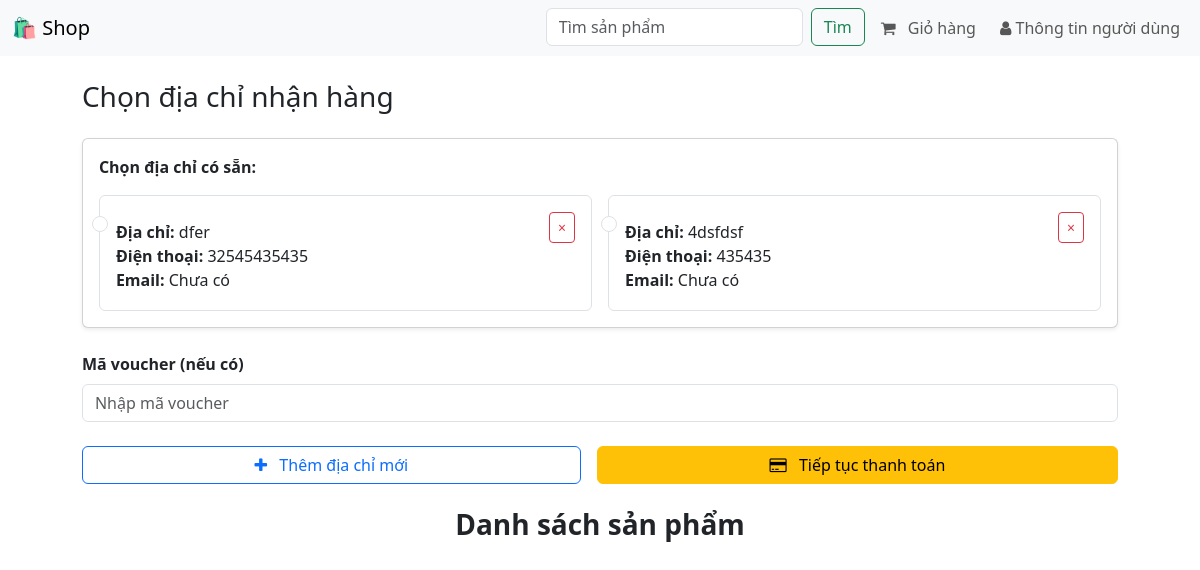
The app's page /checkout/address/ (signed in) with its own data.
### fashion/models.py (models this page shows, shortened)
class UserContact(models.Model):
    user = models.ForeignKey(User, on_delete=models.CASCADE, related_name="contacts")
    address = models.TextField(verbose_name="Địa chỉ nhận hàng")
    contact_phone = models.CharField(max_length=20, verbose_name="Số điện thoại liên hệ")
    contact_email = models.EmailField(verbose_name="Email liên hệ", null=True, blank=True)
    is_default = models.BooleanField(default=False, verbose_name="Địa chỉ mặc định")

### fashion/views.py (the view, shortened to what this page needs)
# urls.py: path('checkout/address/', views.checkout_address_view, name='checkout_address'),
@login_required
def checkout_address_view(request):
    user = request.user
    items = _cart_items(request)
    if not items.exists():
        return redirect('cart')
    contacts = UserContact.objects.filter(user=user)
    item_ids_str = request.GET.get("selected_items") or request.session.get("selected_items", "")
    item_ids = item_ids_str.split(",") if item_ids_str else []
    selected_items = items.filter(id__in=item_ids)
    total_price = sum(item.total_price() for item in selected_items)
    request.session['selected_items'] = ",".join(item_ids)
    request.session['total_price'] = int(total_price)
    request.session['items_ids_only'] = item_ids
    return render(request, 'store/checkout_address.html', {
        'contacts': contacts,
        'items': selected_items,
        'itemIds': item_ids_str,
    })

### fashion/views.py (called while the page is built)
def _cart_items(request):
    if request.user.is_authenticated:
        return CartItem.objects.filter(user=request.user)
    if not request.session.session_key:
        request.session.save()
    return CartItem.objects.filter(session_key=request.session.session_key)

### fashion/templates/store/checkout_address.html (shortened to what this page needs)
{% extends "store/base_shop.html" %}
{% load static %}
{% load humanize %}
{% block content %}
<div class="container my-4">
  <h3 class="mb-4">Chọn địa chỉ nhận hàng</h3>
  <form
    method="post"
    action="{% url 'checkout_address' %}"
    class="needs-validation"
    novalidate
  >
    {% if contacts %}
    <div class="card mb-4 p-3 shadow-sm">
      <p class="fw-semibold mb-3">Chọn địa chỉ có sẵn:</p>
      <div class="row row-cols-1 row-cols-md-2 g-3">
        {% for c in contacts %}
        <div class="col">
          <div class="form-check border rounded p-3 h-100 position-relative">
            <div
              class="position-absolute top-0 end-0 m-2"
              onsubmit="return confirm('Bạn chắc chắn muốn xóa địa chỉ này?');"
            >
              <button
                type="button"
                class="btn btn-sm btn-outline-danger px-2 py-1 position-absolute top-0 end-0 m-2"
                onclick="confirmDelete('{{ c.id }}')"
              >
                &times;
              </button>
            </div>
            <input
              class="form-check-input"
              type="radio"
              name="selected_contact"
              id="contact-{{ c.id }}"
              value="{{ c.id }}"
            />
            <label
              class="form-check-label d-block mt-2"
              for="contact-{{ c.id }}"
            >
              <strong>Địa chỉ:</strong> {{ c.address }}<br />
              <strong>Điện thoại:</strong> {{ c.contact_phone }}<br />
              <strong>Email:</strong> {{ c.contact_email|default:"Chưa có" }}
            </label>
          </div>
        </div>
        {% endfor %}
      </div>
    </div>
    {% else %}
    <div class="alert alert-info" role="alert">
      Bạn chưa có địa chỉ nhận hàng nào. Vui lòng thêm địa chỉ mới:
    </div>
    {% endif %}
    <div class="mb-4">
      <label for="voucher_code" class="form-label fw-semibold"
        >Mã voucher (nếu có)</label
      >
      <input
        type="text"
        name="voucher_code"
        id="voucher_code"
        class="form-control"
        placeholder="Nhập mã voucher"
      />
    </div>
    <div class="d-flex gap-3">
      <button
        type="button"
        class="btn btn-outline-primary flex-grow-1"
        data-bs-toggle="modal"
        data-bs-target="#addAddressModal"
      >
        <i class="fa fa-plus me-2"></i> Thêm địa chỉ mới
      </button>
      <button
        type="submit"
        name="action"
        value="checkout"
        class="btn btn-warning flex-grow-1"
      >
        <i class="fa fa-credit-card me-2"></i> Tiếp tục thanh toán
      </button>
    </div>
  </form>
</div>
<div class="list-group">
    <h3 class="text-center fw-bold mb-4">Danh sách sản phẩm</h3>
  </div>
{% endblock %}

### fashion/static/css/base_style.css (style rules this page uses)
body { font-size: 16px; margin: 0; padding: 0; box-sizing: border-box; }
.container { max-width: 95%; }

### records on screen
UserContact: address "dfer", contact_phone "32545435435", contact_email "Chưa có"
UserContact: address "4dsfdsf", contact_phone "435435", contact_email "Chưa có"
